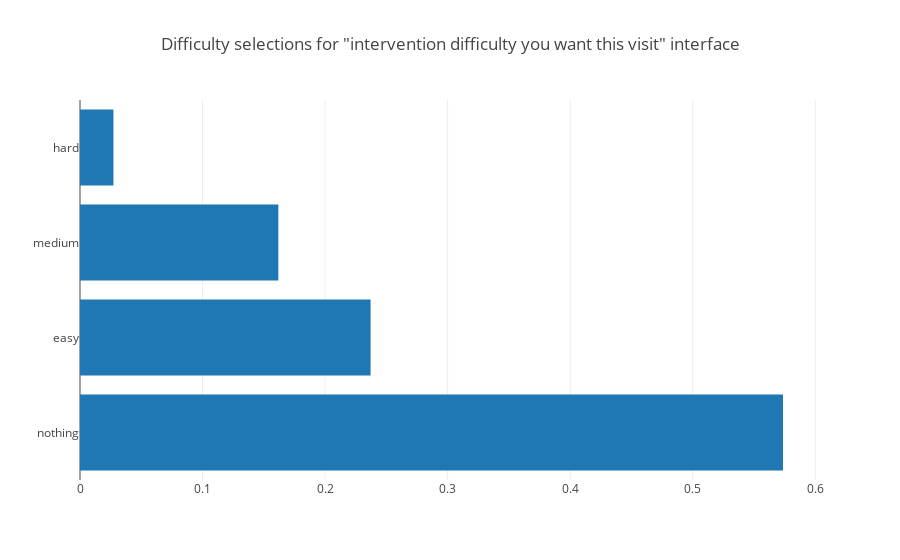

Write notebook code for a chart like this one.
### Code cell
plotdict(get_choose_difficulty_counts_for_user_list_user_normalized(difficulty_interface_to_users['this_intervention']), 'Difficulty selections for "intervention difficulty you want this visit" interface')

### Figure 1 — Plotly figure (JSON) as saved in the notebook; plotly's stock layout.template omitted (floating-point values rounded to 4 significant figures)
{"data": [{"orientation": "h", "type": "bar", "uid": "8386bd00-fb72-4056-aa21-25bd8663a39b", "x": [0.5737, 0.2371, 0.1619, 0.02729], "y": ["nothing", "easy", "medium", "hard"]}], "layout": {"title": {"text": "Difficulty selections for \"intervention difficulty you want this visit\" interface"}}}
